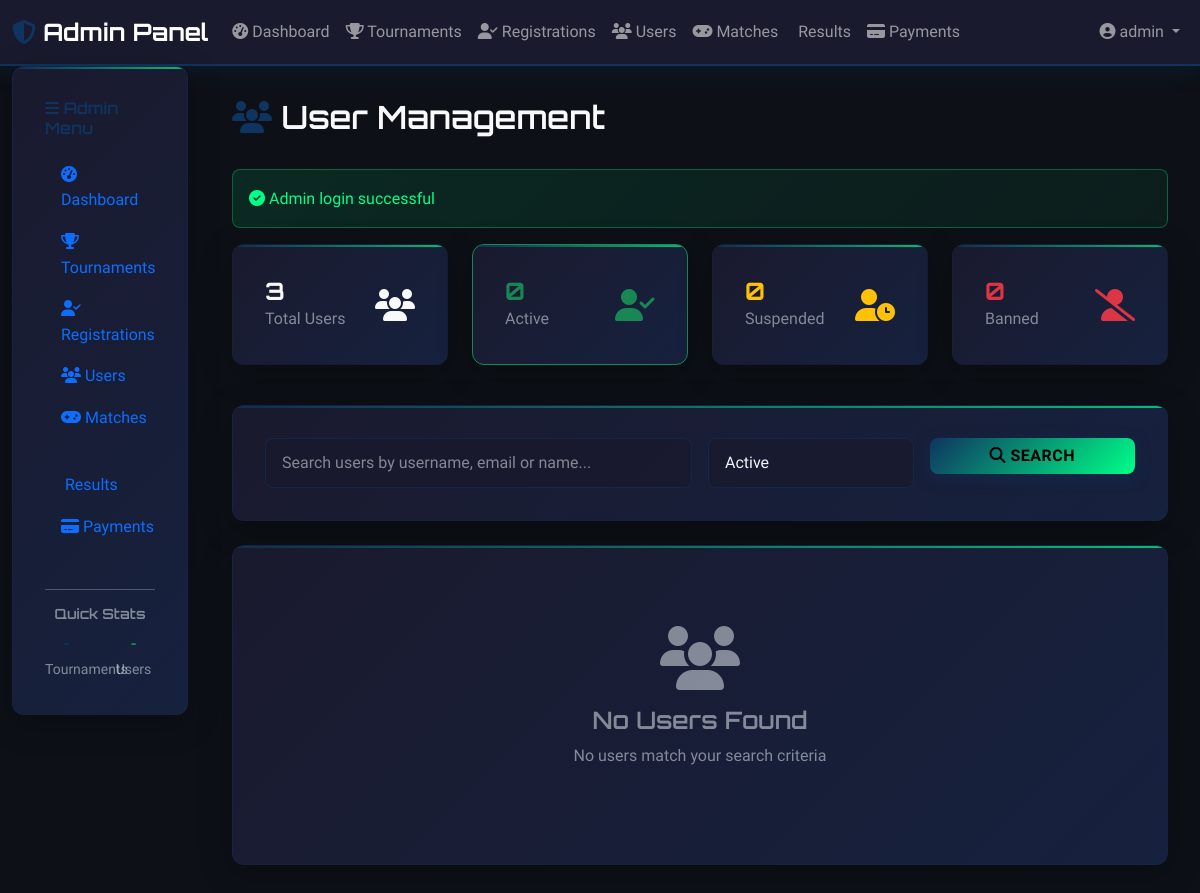
The app's page /admin/users.php?status=active (signed in), older data.
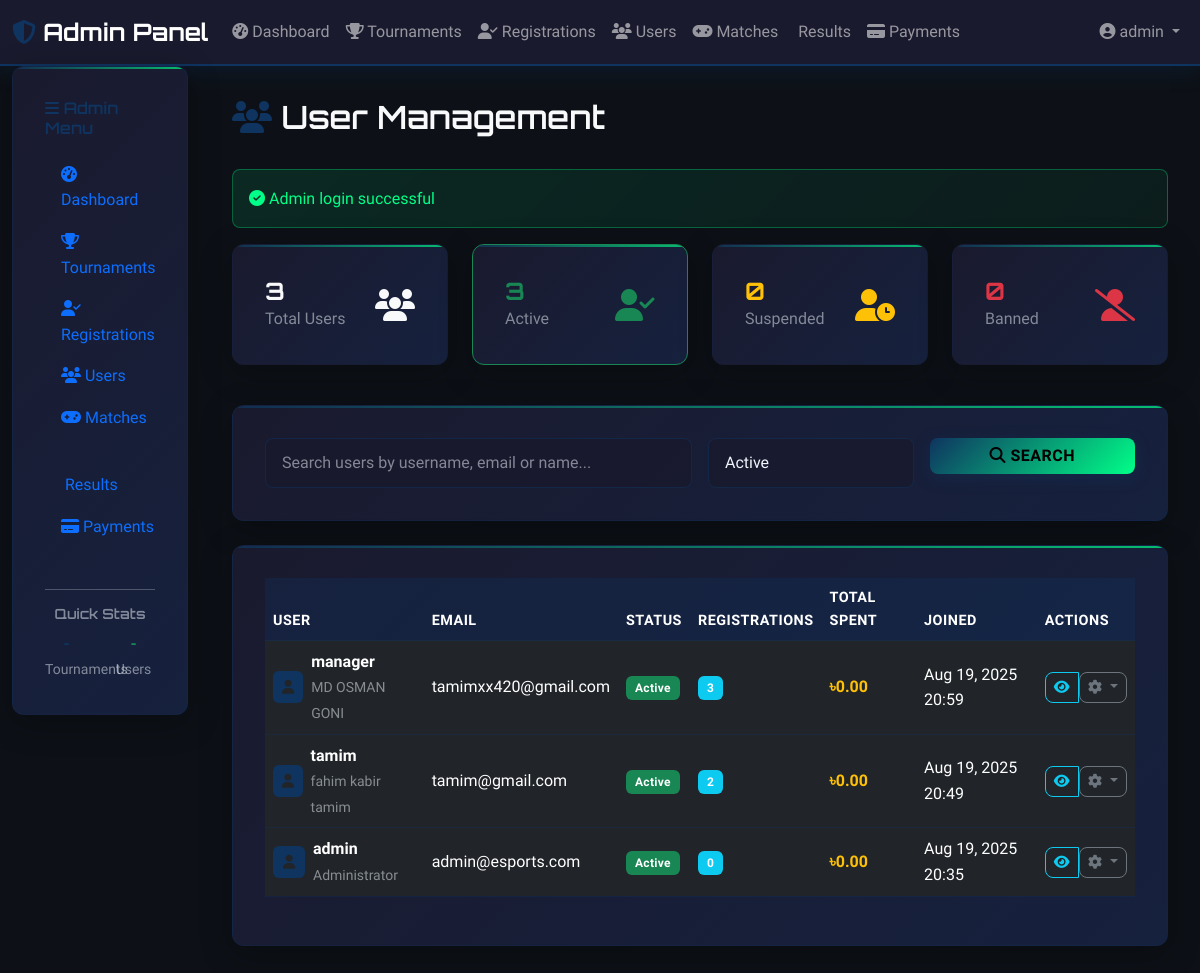
The same page, newer data.
### tables this page shows
CREATE TABLE users (
                    id INTEGER PRIMARY KEY AUTOINCREMENT,
                    username VARCHAR(50) UNIQUE NOT NULL,
                    email VARCHAR(100) UNIQUE NOT NULL,
                    password VARCHAR(255) NOT NULL,
                    full_name VARCHAR(100) NOT NULL,
                    phone VARCHAR(20),
                    is_admin BOOLEAN DEFAULT 0,
                    created_at DATETIME DEFAULT CURRENT_TIMESTAMP,
                    updated_at DATETIME DEFAULT CURRENT_TIMESTAMP
                , wallet_balance DECIMAL(10,2) DEFAULT 0.00, status VARCHAR(20) DEFAULT 'active');

### includes/functions.php (called while the page is built, shortened)
<?php
function sanitizeInput($input) {
    return htmlspecialchars(strip_tags(trim($input)), ENT_QUOTES, 'UTF-8');
}
function formatTaka($amount) {
    return '৳' . number_format($amount, 2);
}
function formatDate($date, $format = 'M d, Y H:i') {
    return date($format, strtotime($date));
}
?>

### admin/users.php (the view, shortened to what the changed rows need)
<?php
require_once '../config/config.php';
$action = $_GET['action'] ?? 'list';
if ($action === 'list') {
    $status = sanitizeInput($_GET['status'] ?? '');
    $whereClause = 'WHERE 1=1';
    $params = [];
    if ($status) {
        $whereClause .= ' AND u.status = ?';
        $params[] = $status;
    }
    $stmt = $pdo->prepare("
        SELECT u.*,
               COUNT(DISTINCT tr.id) as registrations,
               SUM(CASE WHEN p.status = 'completed' THEN p.amount ELSE 0 END) as total_spent
        FROM users u
        LEFT JOIN tournament_registrations tr ON u.id = tr.user_id
        LEFT JOIN payments p ON tr.id = p.registration_id
        $whereClause
        GROUP BY u.id
        ORDER BY u.created_at DESC
        LIMIT 50
    ");
    $stmt->execute($params);
    $users = $stmt->fetchAll();
    $stmt = $pdo->query("
        SELECT status, COUNT(*) as count
        FROM users
        GROUP BY status
    ");
    $statusCounts = [];
    while ($row = $stmt->fetch()) {
        $statusCounts[$row['status']] = $row['count'];
    }
}
?>
<!DOCTYPE html>
<html lang="en">
<head>
    <link href="https://cdn.jsdelivr.net/npm/bootstrap@5.3.0/dist/css/bootstrap.min.css" rel="stylesheet">
    <link rel="stylesheet" href="https://cdnjs.cloudflare.com/ajax/libs/font-awesome/6.4.0/css/all.min.css">
    <link rel="stylesheet" href="../assets/css/style.css">
</head>
<body>
    <div class="container-fluid">
        <div class="row">
            <div class="col-lg-10 main-content">
                <div class="d-flex justify-content-between align-items-center mb-4">
                    <h2 class="text-light">
                        <i class="fas fa-users text-accent"></i> User Management
                    </h2>
                </div>
                <?php if ($action === 'list'): ?>
                    <div class="row mb-4">
                        <div class="col-lg-3 col-md-6 mb-3">
                            <a href="?" class="text-decoration-none">
                                <div class="gaming-card stat-card <?= !$_GET['status'] ?? '' ? 'border-accent' : '' ?>">
                                    <div class="d-flex justify-content-between align-items-center">
                                        <div>
                                            <h4 class="text-light mb-0"><?= array_sum($statusCounts) ?></h4>
                                            <p class="text-light-50 mb-0">Total Users</p>
                                        </div>
                                        <i class="fas fa-users fa-2x text-light"></i>
                                    </div>
                                </div>
                            </a>
                        </div>
                        <div class="col-lg-3 col-md-6 mb-3">
                            <a href="?status=active" class="text-decoration-none">
                                <div class="gaming-card stat-card <?= ($_GET['status'] ?? '') === 'active' ? 'border-success' : '' ?>">
                                    <div class="d-flex justify-content-between align-items-center">
                                        <div>
                                            <h4 class="text-success mb-0"><?= $statusCounts['active'] ?? 0 ?></h4>
                                            <p class="text-light-50 mb-0">Active</p>
                                        </div>
                                        <i class="fas fa-user-check fa-2x text-success"></i>
                                    </div>
                                </div>
                            </a>
                        </div>
                        <div class="col-lg-3 col-md-6 mb-3">
                            <a href="?status=suspended" class="text-decoration-none">
                                <div class="gaming-card stat-card <?= ($_GET['status'] ?? '') === 'suspended' ? 'border-warning' : '' ?>">
                                    <div class="d-flex justify-content-between align-items-center">
                                        <div>
                                            <h4 class="text-warning mb-0"><?= $statusCounts['suspended'] ?? 0 ?></h4>
                                            <p class="text-light-50 mb-0">Suspended</p>
                                        </div>
                                        <i class="fas fa-user-clock fa-2x text-warning"></i>
                                    </div>
                                </div>
                            </a>
                        </div>
                        <div class="col-lg-3 col-md-6 mb-3">
                            <a href="?status=banned" class="text-decoration-none">
                                <div class="gaming-card stat-card <?= ($_GET['status'] ?? '') === 'banned' ? 'border-danger' : '' ?>">
                                    <div class="d-flex justify-content-between align-items-center">
                                        <div>
                                            <h4 class="text-danger mb-0"><?= $statusCounts['banned'] ?? 0 ?></h4>
                                            <p class="text-light-50 mb-0">Banned</p>
                                        </div>
                                        <i class="fas fa-user-slash fa-2x text-danger"></i>
                                    </div>
                                </div>
                            </a>
                        </div>
                    </div>
                    <div class="gaming-card mb-4">
                        <form method="GET" class="row g-3">
                            <div class="col-md-6">
                                <input type="text" class="form-control gaming-input" name="search"
                                       value="<?= htmlspecialchars($_GET['search'] ?? '') ?>"
                                       placeholder="Search users by username, email or name...">
                            </div>
                            <div class="col-md-3">
                                <select class="form-control gaming-input" name="status">
                                    <option value="active" <?= ($_GET['status'] ?? '') === 'active' ? 'selected' : '' ?>>Active</option>
                                </select>
                            </div>
                            <div class="col-md-3">
                                <button type="submit" class="btn btn-accent w-100">
                                    <i class="fas fa-search"></i> Search
                                </button>
                            </div>
                        </form>
                    </div>
                    <div class="gaming-card">
                        <?php if (empty($users)): ?>
                            <div class="text-center text-light-50 py-5">
                                <i class="fas fa-users fa-4x mb-3"></i>
                                <h4>No Users Found</h4>
                                <p>No users match your search criteria</p>
                            </div>
                        <?php else: ?>
                            <div class="table-responsive">
                                <table class="table table-dark table-hover">
                                    <thead>
                                        <tr>
                                            <th>User</th>
                                            <th>Email</th>
                                            <th>Status</th>
                                            <th>Registrations</th>
                                            <th>Total Spent</th>
                                            <th>Joined</th>
                                            <th>Actions</th>
                                        </tr>
                                    </thead>
                                    <tbody>
                                        <?php foreach ($users as $u): ?>
                                            <tr>
                                                <td>
                                                    <div class="d-flex align-items-center">
                                                        <div class="avatar-sm bg-accent text-center rounded me-2">
                                                            <i class="fas fa-user text-dark"></i>
                                                        </div>
                                                        <div>
                                                            <strong><?= htmlspecialchars($u['username']) ?></strong>
                                                            <br><small class="text-light-50"><?= htmlspecialchars($u['full_name']) ?></small>
                                                        </div>
                                                    </div>
                                                </td>
                                                <td><?= htmlspecialchars($u['email']) ?></td>
                                                <td>
                                                    <span class="badge bg-<?= $u['status'] === 'active' ? 'success' : ($u['status'] === 'suspended' ? 'warning' : 'danger') ?>">
                                                        <?= ucfirst($u['status']) ?>
                                                    </span>
                                                </td>
                                                <td>
                                                    <span class="badge bg-info"><?= $u['registrations'] ?></span>
                                                </td>
                                                <td class="text-warning fw-bold"><?= formatTaka($u['total_spent'] ?? 0) ?></td>
                                                <td><?= formatDate($u['created_at']) ?></td>
                                                <td>
                                                    <div class="btn-group" role="group">
                                                        <a href="?action=view&id=<?= $u['id'] ?>" class="btn btn-sm btn-outline-info">
                                                            <i class="fas fa-eye"></i>
                                                        </a>
                                                        <div class="dropdown">
                                                            <button class="btn btn-sm btn-outline-secondary dropdown-toggle"
                                                                    type="button" data-bs-toggle="dropdown">
                                                                <i class="fas fa-cog"></i>
                                                            </button>
                                                        </div>
                                                    </div>
                                                </td>
                                            </tr>
                                        <?php endforeach; ?>
                                    </tbody>
                                </table>
                            </div>
                        <?php endif; ?>
                    </div>
                <?php endif; ?>
            </div>
        </div>
    </div>
</body>
</html>

Row changes from the older to the newer data that the page shows:
now on this page (row edited): users: username "manager", full_name "MD OSMAN GONI", email "tamimxx420@gmail.com", status "Active", registrations "3", total_spent "৳0.00", created_at "Aug 19, 2025 20:59"
now on this page (row edited): users: username "tamim", full_name "fahim kabir tamim", email "tamim@gmail.com", status "Active", registrations "2", total_spent "৳0.00", created_at "Aug 19, 2025 20:49"
now on this page (row edited): users: username "admin", full_name "Administrator", email "admin@esports.com", status "Active", registrations "0", total_spent "৳0.00", created_at "Aug 19, 2025 20:35"
Text that changed along with them:
$statusCounts['active']: "0" → "3"
text no longer shown: "No Users Found No users match your search criteria"
text now shown: "USER EMAIL STATUS REGISTRATIONS TOTAL SPENT JOINED ACTIONS"
